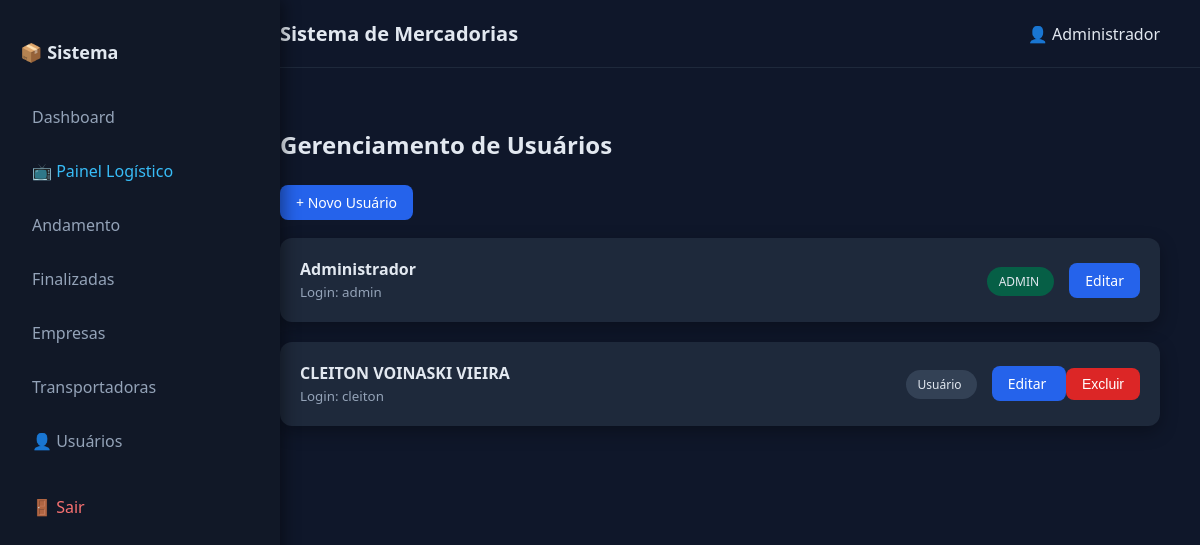
The app's page /usuarios (signed in) with its own data.
### app/models.py (models this page shows, shortened)
class Usuario(UserMixin, db.Model):
    id = db.Column(db.Integer, primary_key=True)
    nome = db.Column(db.String(120), nullable=False)
    usuario = db.Column(db.String(80), unique=True, nullable=False)
    senha_hash = db.Column(db.String(200), nullable=False)
    admin = db.Column(db.Boolean, default=False)

### app/routes.py (the view)
@main.route("/usuarios")
@login_required
@admin_required
def listar_usuarios():
    usuarios = Usuario.query.order_by(Usuario.nome).all()
    return render_template("usuarios.html", usuarios=usuarios)

### app/__init__.py (called while the page is built)
def create_app():
    app = Flask(__name__)
    app.config.from_object(Config)
    db.init_app(app)
    migrate.init_app(app, db)
    login_manager.init_app(app)
    from app.routes import main
    from app import models
    from app.models import Usuario
    @login_manager.user_loader
    def load_user(user_id):
        return Usuario.query.get(int(user_id))
    app.register_blueprint(main)
    return app

### app/routes.py (called while the page is built)
def admin_required(f):
    @wraps(f)
    def decorated_function(*args, **kwargs):
        if not current_user.admin:
            abort(403)
        return f(*args, **kwargs)
    return decorated_function

### app/templates/usuarios.html (shortened to what this page needs)
{% extends "base.html" %}
{% block content %}
<h2 style="margin-bottom:30px;">Gerenciamento de Usuários</h2>
<div style="margin-bottom:25px;">
    <a class="btn" href="{{ url_for('main.novo_usuario') }}">
        + Novo Usuário
    </a>
</div>
{% if usuarios %}
    {% for usuario in usuarios %}
        <div class="card-dark">
    <div style="display:flex; justify-content:space-between; align-items:center;">
        <div>
            <strong>{{ usuario.nome }}</strong><br>
            <small style="color:#94a3b8;">
                Login: {{ usuario.usuario }}
            </small>
        </div>
        <div>
            {% if usuario.admin %}
                <span style="background:#065f46; padding:6px 12px; border-radius:20px; font-size:12px;">
                    ADMIN
                </span>
            {% else %}
                <span style="background:#334155; padding:6px 12px; border-radius:20px; font-size:12px;">
                    Usuário
                </span>
            {% endif %}
            <a class="btn" style="margin-left:15px;"
               href="{{ url_for('main.editar_usuario', usuario_id=usuario.id) }}">
               Editar
            </a>
            {% if usuario.id != current_user.id %}
            <form method="POST"
                  action="{{ url_for('main.excluir_usuario', usuario_id=usuario.id) }}"
                  style="display:inline;">
                <button class="btn" style="background:#dc2626;">
                    Excluir
                </button>
            </form>
            {% endif %}
        </div>
    </div>
</div>
    {% endfor %}
{% else %}
    <p>Nenhum usuário cadastrado.</p>
{% endif %}
{% endblock %}

### app/templates/base.html (shortened to what this page needs)
<!DOCTYPE html>
<html lang="pt-br">
<head>
</head>
<body>
{% if current_user.is_authenticated %}
<div class="sidebar">
    <h2>📦 Sistema</h2>
    <a href="{{ url_for('main.home') }}">Dashboard</a>
    <a href="{{ url_for('main.painel') }}" target="_blank" style="color:#38bdf8;">
    📺 Painel Logístico
    </a>
    <a href="{{ url_for('main.listar_notas') }}">Andamento</a>
    <a href="{{ url_for('main.listar_notas_finalizadas') }}">Finalizadas</a>
    <a href="{{ url_for('main.listar_empresas') }}">Empresas</a>
    <a href="{{ url_for('main.listar_transportadoras') }}">Transportadoras</a>
    {% if current_user.admin %}
    <a href="{{ url_for('main.listar_usuarios') }}">
        👤 Usuários
    </a>
{% endif %}
    <a href="{{ url_for('main.logout') }}" class="logout-link">
        🚪 Sair
    </a>
</div>
<div class="main-content">
    <div class="topbar">
        <h1>Sistema de Mercadorias</h1>
        <div>👤 {{ current_user.nome }}</div>
    </div>
{% endif %}
<div class="container">
    {% block content %}{% endblock %}
</div>
{% if current_user.is_authenticated %}
</div>
{% endif %}
</body>
</html>

### app/templates/base.html (style rules this page uses)
body { margin:0; font-family: 'Segoe UI', Arial, sans-serif; background:#0f172a; color:#e2e8f0; display:flex; }
.sidebar { width:240px; background:#111827; height:100vh; padding:25px 20px; position:fixed; left:0; top:0; box-shadow:4px 0 15px rgba(0,0,0,0.4); }
.sidebar h2 { font-size:18px; margin-bottom:30px; }
.sidebar a { display:block; color:#94a3b8; text-decoration:none; padding:12px; border-radius:8px; margin-bottom:8px; transition:0.2s; }
.main-content { margin-left:240px; width:100%; }
.topbar { background:#0f172a; padding:20px 40px; border-bottom:1px solid #1e293b; display:flex; justify-content:space-between; align-items:center; }
.topbar h1 { margin:0; font-size:20px; }
.container { padding:40px; }
.btn { background:#2563eb; color:white; padding:8px 16px; border:none; border-radius:8px; text-decoration:none; cursor:pointer; transition:0.2s; font-size:14px; }
.card-dark { background:#1e293b; padding:20px; border-radius:12px; margin-bottom:20px; box-shadow:0 6px 18px rgba(0,0,0,0.3); }
.logout-link { color:#f87171 !important; margin-top:20px; }

### records on screen
Usuario: nome "Administrador", usuario "admin", admin "ADMIN"
Usuario: nome "CLEITON VOINASKI VIEIRA", usuario "cleiton", admin "Usuário"
